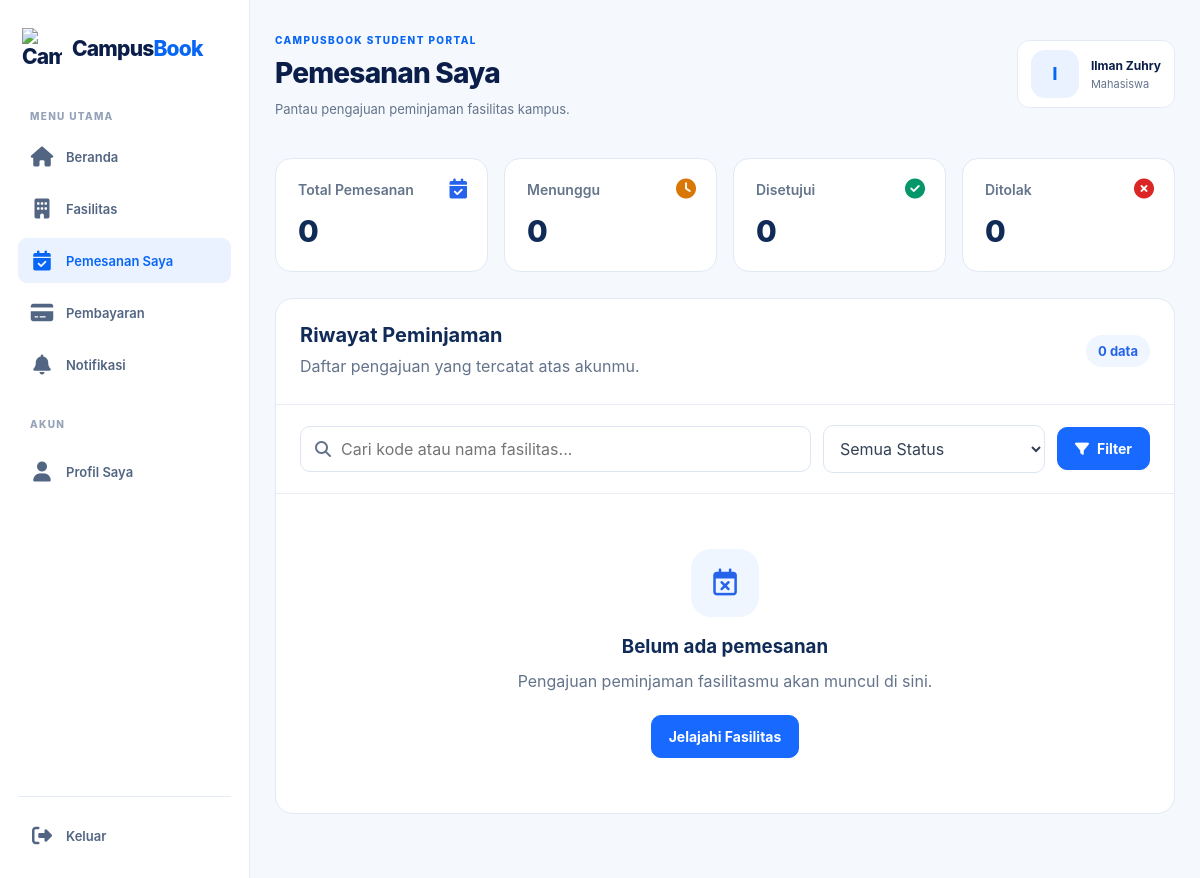
Before: /user/pemesanan.php (signed in) with the older database file.
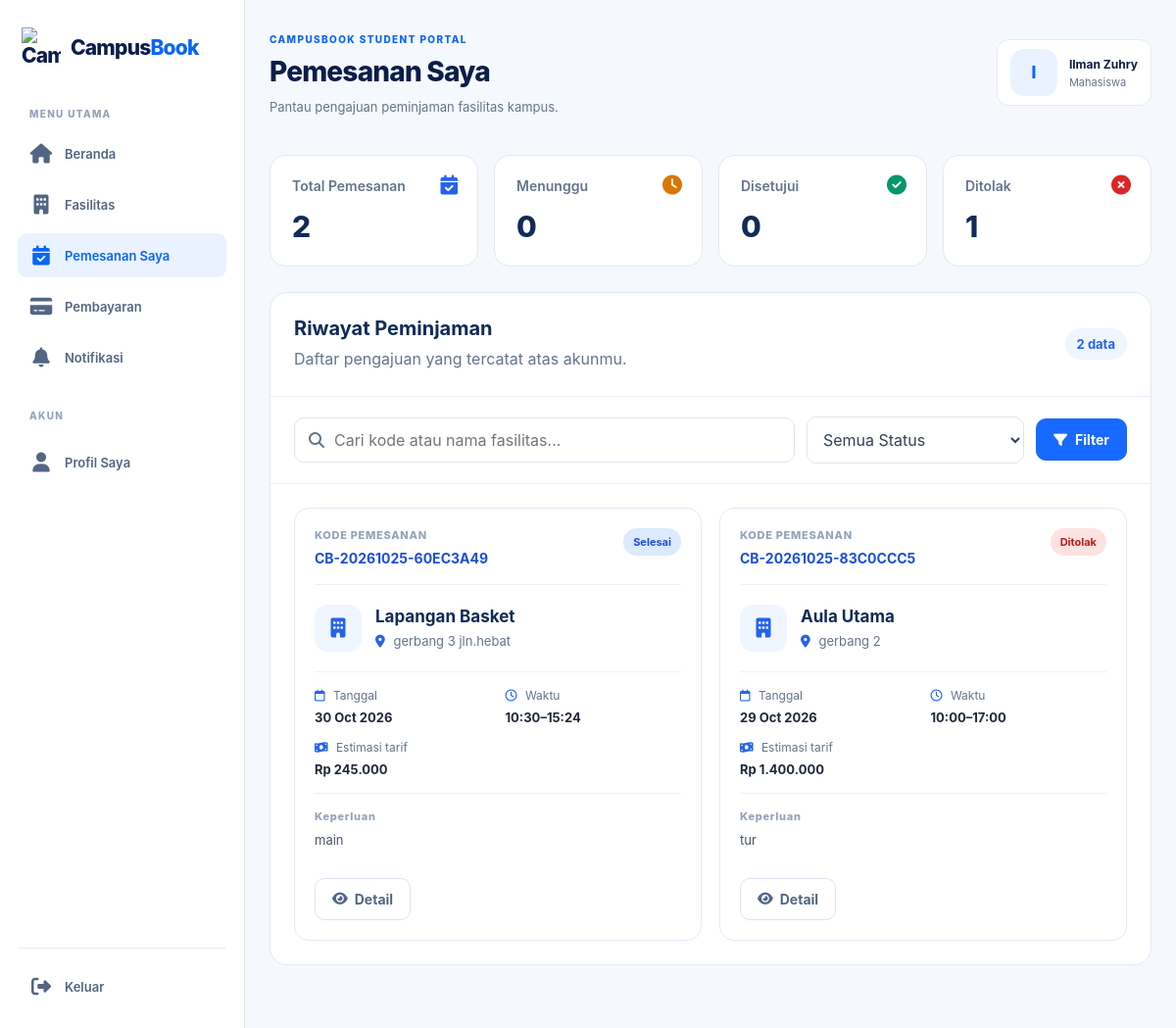
After: the same page with the newer database file.
### tables this page shows
CREATE TABLE `bookings` (
  `id` int UNSIGNED NOT NULL,
  `booking_code` varchar(30) NOT NULL,
  `user_id` int UNSIGNED NOT NULL,
  `facility_id` int UNSIGNED NOT NULL,
  `booking_date` date NOT NULL,
  `start_time` time NOT NULL,
  `end_time` time NOT NULL,
  `purpose` text NOT NULL,
  `status` enum('pending','approved','rejected','cancelled','completed') NOT NULL DEFAULT 'pending',
  `created_at` timestamp NULL DEFAULT CURRENT_TIMESTAMP,
  `admin_note` text
);

CREATE TABLE `facilities` (
  `id` int UNSIGNED NOT NULL,
  `name` varchar(100) NOT NULL,
  `category` varchar(50) NOT NULL DEFAULT 'Lainnya',
  `description` text,
  `image` varchar(255) DEFAULT NULL,
  `location` varchar(150) NOT NULL,
  `capacity` int UNSIGNED NOT NULL DEFAULT '1',
  `hourly_rate` decimal(12,2) NOT NULL DEFAULT '0.00',
  `opening_time` time NOT NULL,
  `closing_time` time NOT NULL,
  `status` enum('active','inactive') NOT NULL DEFAULT 'active',
  `created_at` timestamp NULL DEFAULT CURRENT_TIMESTAMP
);

### user/pemesanan.php (the view, shortened to what the changed rows need)
<?php
require_once __DIR__ . "/../config/database.php";
function bookingEscape($value): string
{
    return htmlspecialchars((string) $value, ENT_QUOTES, "UTF-8");
}
function bookingStatusLabel(string $status): string
{
    $labels = [
        "pending"   => "Menunggu Persetujuan",
        "approved"  => "Disetujui",
        "rejected"  => "Ditolak",
        "cancelled" => "Dibatalkan",
        "completed" => "Selesai",
    ];
    return $labels[$status] ?? ucfirst($status);
}
$keyword = trim($_GET["search"] ?? "");
$statusFilter = trim($_GET["status"] ?? "");
$allowedStatuses = [
    "pending",
    "approved",
    "rejected",
    "cancelled",
    "completed",
];
if (!in_array($statusFilter, $allowedStatuses, true)) {
    $statusFilter = "";
}
$studentId = (int) $_SESSION["user_id"];
$sql = "
    SELECT
        b.id,
        b.booking_code,
        b.booking_date,
        b.start_time,
        b.end_time,
        b.purpose,
        b.status,
        b.admin_note,
        b.created_at,
        f.name AS facility_name,
        f.category AS facility_category,
        f.location AS facility_location,
        f.hourly_rate
    FROM bookings b
    LEFT JOIN facilities f ON f.id = b.facility_id
    WHERE b.user_id = ?
";
$params = [$studentId];
$types = "i";
$sql .= " ORDER BY b.created_at DESC, b.id DESC";
$stmt = $conn->prepare($sql);
$stmt->bind_param($types, ...$params);
if (!$stmt->execute()) {
    error_log("Eksekusi query pemesanan gagal: " . $stmt->error);
    http_response_code(500);
    exit("Terjadi kesalahan saat memuat pemesanan.");
}
$result = $stmt->get_result();
$bookings = [];
while ($row = $result->fetch_assoc()) {
    $bookings[] = $row;
}
$summary = [
    "total" => 0,
    "pending" => 0,
    "approved" => 0,
    "rejected" => 0,
];
$summaryStmt = $conn->prepare(
    "SELECT
        COUNT(*) AS total,
        COALESCE(SUM(status = 'pending'), 0) AS pending_count,
        COALESCE(SUM(status = 'approved'), 0) AS approved_count,
        COALESCE(SUM(status = 'rejected'), 0) AS rejected_count
     FROM bookings
     WHERE user_id = ?"
);
if ($summaryStmt) {
    $summaryStmt->bind_param("i", $studentId);
    $summaryStmt->execute();
    $summaryResult = $summaryStmt->get_result();
    $summaryRow = $summaryResult->fetch_assoc();
    if ($summaryRow) {
        $summary = [
            "total" => (int) $summaryRow["total"],
            "pending" => (int) $summaryRow["pending_count"],
            "approved" => (int) $summaryRow["approved_count"],
            "rejected" => (int) $summaryRow["rejected_count"],
        ];
    }
}
?>
<!DOCTYPE html>
<html lang="id">
<head>
    <link rel="stylesheet" href="../assets/css/admin.css">
    <link rel="stylesheet" href="../assets/css/user.css">
    <link rel="stylesheet"
          href="https://cdnjs.cloudflare.com/ajax/libs/font-awesome/6.5.2/css/all.min.css">
</head>
<body>
<div class="admin-layout">
    <main class="admin-main">
        <?php require_once __DIR__ . "/../includes/user_header.php"; ?>
        <section class="my-bookings-page">
            <div class="my-bookings-stats">
                <article class="my-booking-stat">
                    <span>Total Pemesanan</span>
                    <strong><?= number_format($summary["total"], 0, ",", ".") ?></strong>
                    <i class="fa-solid fa-calendar-check"></i>
                </article>
                <article class="my-booking-stat rejected">
                    <span>Ditolak</span>
                    <strong><?= number_format($summary["rejected"], 0, ",", ".") ?></strong>
                    <i class="fa-solid fa-circle-xmark"></i>
                </article>
            </div>
            <section class="my-bookings-panel">
                <div class="my-bookings-panel-heading">
                    <div>
                        <h3>Riwayat Peminjaman</h3>
                        <p>Daftar pengajuan yang tercatat atas akunmu.</p>
                    </div>
                    <span class="my-bookings-count">
                        <?= count($bookings) ?> data
                    </span>
                </div>
                <?php if (!$bookings): ?>
                    <div class="my-bookings-empty">
                        <div class="my-bookings-empty-icon">
                            <i class="fa-regular fa-calendar-xmark"></i>
                        </div>
                        <h3>
                            <?= $keyword !== "" || $statusFilter !== ""
                                ? "Pemesanan tidak ditemukan"
                                : "Belum ada pemesanan" ?>
                        </h3>
                        <p>
                            <?= $keyword !== "" || $statusFilter !== ""
                                ? "Coba ubah kata pencarian atau filter status."
                                : "Pengajuan peminjaman fasilitasmu akan muncul di sini." ?>
                        </p>
                        <?php if ($keyword === "" && $statusFilter === ""): ?>
                            <a href="fasilitas.php" class="catalog-button">
                                Jelajahi Fasilitas
                            </a>
                        <?php endif; ?>
                    </div>
                <?php else: ?>
                    <div class="my-bookings-list">
                        <?php foreach ($bookings as $booking): ?>
                            <?php
                            $status = (string) $booking["status"];
                            $dateObject = DateTimeImmutable::createFromFormat(
                                "!Y-m-d",
                                (string) $booking["booking_date"]
                            );
                            $displayDate = $dateObject
                                ? $dateObject->format("d M Y")
                                : $booking["booking_date"];
                            $start = substr((string) $booking["start_time"], 0, 5);
                            $end = substr((string) $booking["end_time"], 0, 5);
                            $duration = (
                                strtotime($end) - strtotime($start)
                            ) / 3600;
                            $estimatedCost = max(0, $duration)
                                * (float) ($booking["hourly_rate"] ?? 0);
                            ?>
                            <article class="my-booking-card">
                                <div class="my-booking-card-top">
                                    <div class="my-booking-code">
                                        <span>KODE PEMESANAN</span>
                                        <strong><?= bookingEscape($booking["booking_code"]) ?></strong>
                                    </div>
                                    <span class="my-booking-status <?= bookingEscape($status) ?>">
                                        <?= bookingEscape(bookingStatusLabel($status)) ?>
                                    </span>
                                </div>
                                <div class="my-booking-main">
                                    <div class="my-booking-facility-icon">
                                        <i class="fa-solid fa-building"></i>
                                    </div>
                                    <div class="my-booking-facility">
                                        <h4><?= bookingEscape($booking["facility_name"] ?? "Fasilitas tidak ditemukan") ?></h4>
                                        <p>
                                            <i class="fa-solid fa-location-dot"></i>
                                            <?= bookingEscape($booking["facility_location"] ?? "Lokasi tidak tersedia") ?>
                                        </p>
                                    </div>
                                </div>
                                <div class="my-booking-details">
                                    <div>
                                        <span><i class="fa-regular fa-calendar"></i> Tanggal</span>
                                        <strong><?= bookingEscape($displayDate) ?></strong>
                                    </div>
                                    <div>
                                        <span><i class="fa-regular fa-clock"></i> Waktu</span>
                                        <strong><?= bookingEscape($start) ?>–<?= bookingEscape($end) ?></strong>
                                    </div>
                                    <div>
                                        <span><i class="fa-solid fa-money-bill-wave"></i> Estimasi tarif</span>
                                        <strong>
                                            Rp <?= number_format($estimatedCost, 0, ",", ".") ?>
                                        </strong>
                                    </div>
                                </div>
                                <div class="my-booking-purpose">
                                    <span>Keperluan</span>
                                    <p><?= bookingEscape($booking["purpose"]) ?></p>
                                </div>
                                <div class="my-booking-actions">
                                    <button
                                        type="button"
                                        class="catalog-button secondary"
                                        data-booking-detail
                                        data-code="<?= bookingEscape($booking["booking_code"]) ?>"
                                        data-facility="<?= bookingEscape($booking["facility_name"] ?? "Fasilitas tidak ditemukan") ?>"
                                        data-location="<?= bookingEscape($booking["facility_location"] ?? "-") ?>"
                                        data-date="<?= bookingEscape($displayDate) ?>"
                                        data-time="<?= bookingEscape($start . " – " . $end) ?>"
                                        data-purpose="<?= bookingEscape($booking["purpose"]) ?>"
                                        data-status="<?= bookingEscape(bookingStatusLabel($status)) ?>"
                                        data-admin-note="<?= bookingEscape($booking["admin_note"] ?? "") ?>"
                                        data-cost="Rp <?= number_format($estimatedCost, 0, ",", ".") ?>"
                                    >
                                        <i class="fa-solid fa-eye"></i> Detail
                                    </button>
                                </div>
                            </article>
                        <?php endforeach; ?>
                    </div>
                <?php endif; ?>
            </section>
        </section>
    </main>
</div>
</body>
</html>

Changed rows visible on the page:
added bookings: booking_code "CB-20261025-60EC3A49", status "Selesai", facility.name "Lapangan Basket", facility.location "gerbang 3 jln.hebat", booking_date "30 Oct 2026", start_time "10:30", end_time "15:24", estimatedCost "245.000", purpose "main"
added bookings: booking_code "CB-20261025-83C0CCC5", status "Ditolak", facility.name "Aula Utama", facility.location "gerbang 2", booking_date "29 Oct 2026", start_time "10:00", end_time "17:00", estimatedCost "1.400.000", purpose "tur"
Other visible differences:
$summary["total"]: "0" → "2"
$summary["rejected"]: "0" → "1"
count($bookings): "0" → "2"
text no longer shown: "Belum ada pemesanan Pengajuan peminjaman fasilitasmu akan muncul di sini. Jelajahi Fasilitas"
